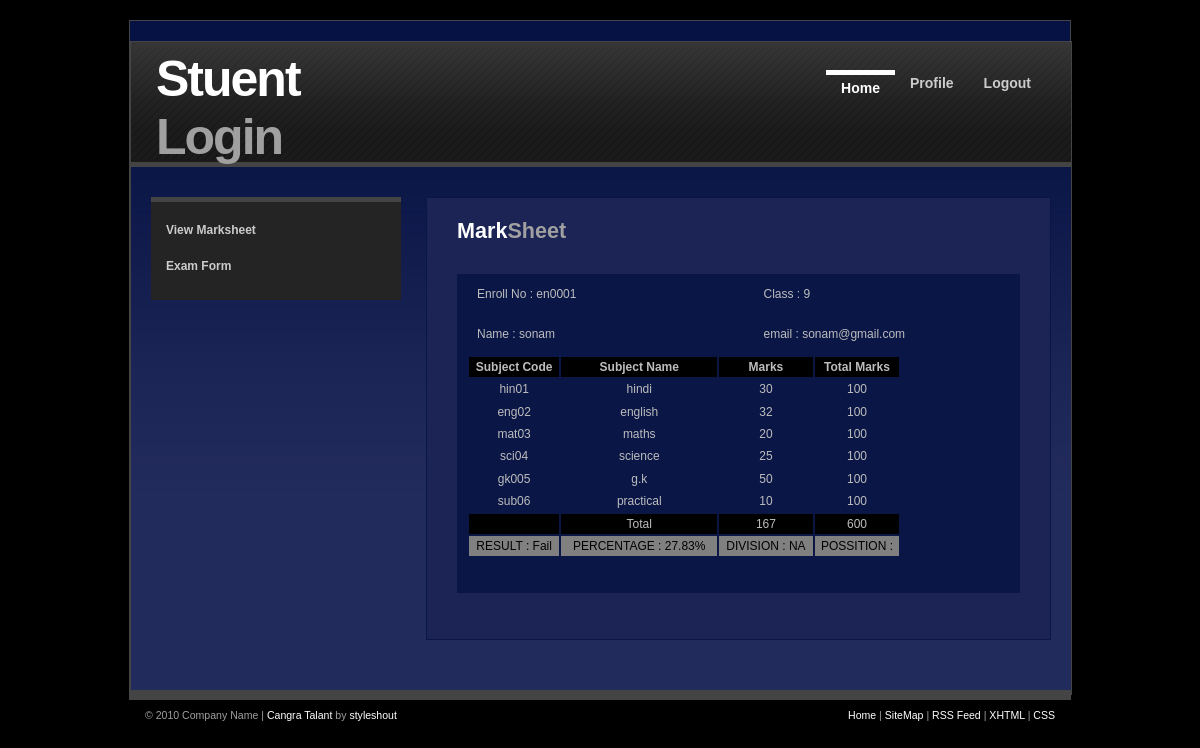
/reg_employee/marksheet.php (signed in), run on the app's committed database.
### tables this page shows
CREATE TABLE `student_tbl` (
  `id` int(11) NOT NULL,
  `enrollment` varchar(50) NOT NULL,
  `pass` varchar(100) NOT NULL,
  `fullname` varchar(100) NOT NULL,
  `age` int(11) NOT NULL,
  `email` varchar(100) NOT NULL,
  `city` varchar(50) NOT NULL,
  `class` varchar(100) NOT NULL,
  `forwarded` varchar(1) NOT NULL,
  `status` varchar(100) NOT NULL
);

CREATE TABLE `subject_details` (
  `id` int(11) NOT NULL,
  `subject_name` varchar(100) NOT NULL,
  `subject_code` varchar(100) NOT NULL,
  `subject_class` varchar(100) NOT NULL,
  `total_marks` int(11) NOT NULL
);

CREATE TABLE `student_marks` (
  `id` int(11) NOT NULL,
  `student_id` int(11) NOT NULL,
  `subject_id` int(11) NOT NULL,
  `marks` int(11) NOT NULL
);

### reg_employee/functions.php (called while the page is built, shortened)
<?php
function stuProfile($id){
      include('config.php');
      $sql="SELECT * FROM  student_tbl WHERE id=$id";
      $data=mysqli_query($conn,$sql);
      return $data;
}
function viewmarkshet($id){
      include('config.php');
      $sql="SELECT * FROM  subject_details JOIN student_marks ON subject_details.id = student_marks.subject_id WHERE student_marks.student_id =$id";
      $data=mysqli_query($conn,$sql);
      return $data;
}
?>

### reg_employee/marksheet.php (the view, shortened to what this page needs)
<?php
include('functions.php');
$data=stuProfile($_SESSION['id']);
$row=mysqli_fetch_array($data);
?>
<!DOCTYPE html PUBLIC "-//W3C//DTD XHTML 1.0 Strict//EN" "http://www.w3.org/TR/xhtml1/DTD/xhtml1-strict.dtd">
<html xmlns="http://www.w3.org/1999/xhtml" xml:lang="en" lang="en">
<head>
	<link rel="stylesheet" type="text/css" media="screen" href="images/myStyle.css" />
</head>
<body>
	<div id="wrap">
		<?php
		include('./header2.php');
		?>
		<div id="content-wrap">
			<div id="main">
				<div class="box">
					<h1>Mark<span class="gray">Sheet</span></h1>
					<div style="margin-top: 20px; margin-left: 20px;">
						<div style="width:50% ; float: left;">
							<p>Enroll No : <?=$row['enrollment']?></p>
							<p>Name : <?=$row['fullname']?></p>
						</div>
						<div style="width:50% ; float: left;">
							<p>Class : <?=$row['class']?></p>
							<p>email : <?=$row['email']?></p>
						</div>
					</div>
					<form action="#">
						<table  width=80% >
							<tr bgcolor=black align="center">
								<th>Subject Code</th>
								<th>Subject Name</th>
								<th>Marks</th>
								<th>Total Marks</th>
							</tr>
							<?php
							$data=viewmarkshet($_SESSION['id']);
							$marks = 0;
							$total_marks = 0;
							while($row=mysqli_fetch_array($data))
							{
								$marks += $row['marks'];
								$total_marks += $row['total_marks'];
								?>
								<tr align="center">
									<td><?=$row['subject_code']?></td>
									<td><?=$row['subject_name']?></td>
									<td><?=$row['marks']?></td>
									<td><?=$row['total_marks']?></td>
								</tr>
								<?php
							}
							$result = ($marks * 100)/$total_marks;
							$result = round($result, 2);
							$percent = $result;
							if($result < 33)
							{
								$result = "Fail";
							}
							else
							{
								$result = "Pass";
							}
							$division= "";
							if($percent > 60)
							{
								$division = "First";
							}
							else if($percent > 33)
							{
								$division = "Second";
							}
							else
							{
								$division = "NA";
							}
							?>
			<tr bgcolor=black align="center">
				<td></td>
				<td>Total</td>
				<td><?php echo $marks;?></td>
				<td><?php echo $total_marks;?></td>
			</tr>
			<tr bgcolor=gray style="color:black" align="center">
				<td>RESULT : <?php echo $result;?></td>
				<td>PERCENTAGE : <?php echo $percent;?>%</td>
				<td>DIVISION : <?php echo $division;?></td>
				<td>POSSITION : </td>
			</tr>
	</table>
</form>
<br />
</div>
</div>
<?php
include('./sidebar.php');
?>
<br />
</div>
</div>
<?php
include('./footer.php');
?>
</body>
</html>

### reg_employee/header2.php (shortened to what this page needs)
<!DOCTYPE html PUBLIC "-//W3C//DTD XHTML 1.0 Strict//EN" "http://www.w3.org/TR/xhtml1/DTD/xhtml1-strict.dtd">
<html xmlns="http://www.w3.org/1999/xhtml" xml:lang="en" lang="en">
<head>
	<link rel="stylesheet" type="text/css" media="screen" href="images/myStyle.css" />
</head>
<body>
	<div id="wrap">
		<div id="header">
			<h1 id="logo">Stuent<br/><span class="gray">Login</span></h1>
			<div id="menu">
				<ul>
					<li id="current"><a href="home.php">Home</a></li>
					<li><a href="view-profile.php">Profile</a></li>
					<li><a href="logout.php">Logout</a></li>
				</ul>
			</div>
		</div>

### reg_employee/sidebar.php (shortened to what this page needs)
<div id="sidebar" >
	<ul class="sidemenu">
		<li><a href="marksheet.php">View Marksheet</a></li>
		<li><a href="studentform.php">Exam Form</a></li>
	</ul>
	<br />
</div>

### reg_employee/footer.php
<div id="footer-wrap">
	<div class="footer-left">
		<p class="align-left">
			&copy; 2010 Company Name |
			<a href="http://www.cangra.com/" title="Website Templates">Cangra Talant</a> by <a href="http://www.cangra.com/">styleshout</a>
		</p>
	</div>
	<div class="footer-right">
		<p class="align-right">
			<a href="index.html">Home</a> |
			<a href="index.html">SiteMap</a> |
			<a href="index.html">RSS Feed</a> |
			<a href="http://www.cangra.com/">XHTML</a> |
			<a href="http://www.cangra.com/">CSS</a>
		</p>
	</div>
</div>

### reg_employee/images/myStyle.css (style rules this page uses)
* { padding: 0; margin: 0; outline: 0; }
body { margin: 0; padding: 0; font: normal 12px/1.7em 'Lucida Grande', 'Lucida Sans Unicode', Geneva, Verdana, Sans-Serif; color: #BDBDBD; background: #000; text-align: center; }
a:link, a:visited { color: #FFF; background-color: inherit; text-decoration: none; }
h1, h2, h3 { font: bold 1.3em 'Lucida Grande', 'Lucida Sans Unicode', Geneva, Verdana, Sans-Serif; color: #FFF; }
h1 { font-size: 1.8em; }
p, h1, h2, h3 { margin: 0; padding: 10px 15px; }
ul, ol { margin: 10px 30px; padding: 0 15px; color: #FFF; }
form { margin: 15px; padding: 15px 10px; background: #0A1646; }
#wrap { background: #212B5C url(bg.jpg) repeat-x 0 0; margin: 20px auto 0 auto; text-align: left; border-color: #444; border-style: solid; border-width: 1px 1px 5px 1px; }
#wrap, #footer-wrap { width: 940px; }
#header { position: relative; height: 120px; background: #7F8082 url(header-bg.jpg) repeat-x 0% 100%; border-bottom: 5px solid #444; }
#header h1#logo { position: absolute; top: 8px; left: 25px; margin: 0; padding: 0; font: bolder 50px 'Trebuchet MS', Arial, Sans-serif; letter-spacing: -2px; }
#content-wrap { clear: both; margin: 0; padding: 0 0 30px 0; }
.box { margin: 10px 20px 20px 15px; padding: 10px 15px; border: 1px solid #0A1646; background-color: #1B2455; }
#main { float: right; width: 645px; margin: 0; padding-top: 20px; }
#main .box { margin-left: 0; }
#sidebar { float: left; width: 270px; margin: 10px 0 0 0; padding-top: 20px; }
#sidebar ul.sidemenu { margin: 0 0 0 20px; padding: 10px 0 15px 0; background: #242424; border-top: 5px solid #444; }
#sidebar ul.sidemenu li { display: inline; list-style: none; }
#sidebar ul.sidemenu li a { display: block; padding: 8px 10px 8px 15px; text-decoration: none; color: #CCC; font-weight: bold; }
#footer-wrap { clear: both; color: #9F9F9F; background: #000; margin: 0 auto; padding: 0; font-size: 88%; }
#footer-wrap a { text-decoration: none; color: #FFF; }
#footer-wrap .footer-left { float: left; width: 65%; padding-bottom: 20px; }
#footer-wrap .footer-right { float: right; width: 30%; padding-bottom: 20px; }
#header ul { position: absolute; top: 28px; right: 25px; margin:0; padding: 0; list-style:none; font: bold 14px 'Lucida Grande', 'Lucida Sans Unicode', Geneva, Verdana, Sans-Serif; height: 2.3em; }
#header li { display:inline; margin:0; padding:0; }
#header a { float: left; margin: 0; padding: 5px 15px 2px 15px; text-decoration:none; color: #CCC; }
#header #current a { color: #FFF; border-top: 5px solid #FFF; }
.align-left { text-align: left; }
.align-right { text-align: right; }
.gray { color: #A0A0A0; }

### data on the page
student_tbl: enrollment "en0001", fullname "sonam", class "9", email "sonam@gmail.com"
subject_details: subject_code "hin01", subject_name "hindi", student_marks.marks "30", total_marks "100"
subject_details: subject_code "eng02", subject_name "english", student_marks.marks "32", total_marks "100"
subject_details: subject_code "mat03", subject_name "maths", student_marks.marks "20", total_marks "100"
subject_details: subject_code "sci04", subject_name "science", student_marks.marks "25", total_marks "100"
subject_details: subject_code "gk005", subject_name "g.k", student_marks.marks "50", total_marks "100"
subject_details: subject_code "sub06", subject_name "practical", student_marks.marks "10", total_marks "100"

### other printed values
$marks "167"
$total_marks "600"
$result "Fail"
$percent "27.83"
$division "NA"
